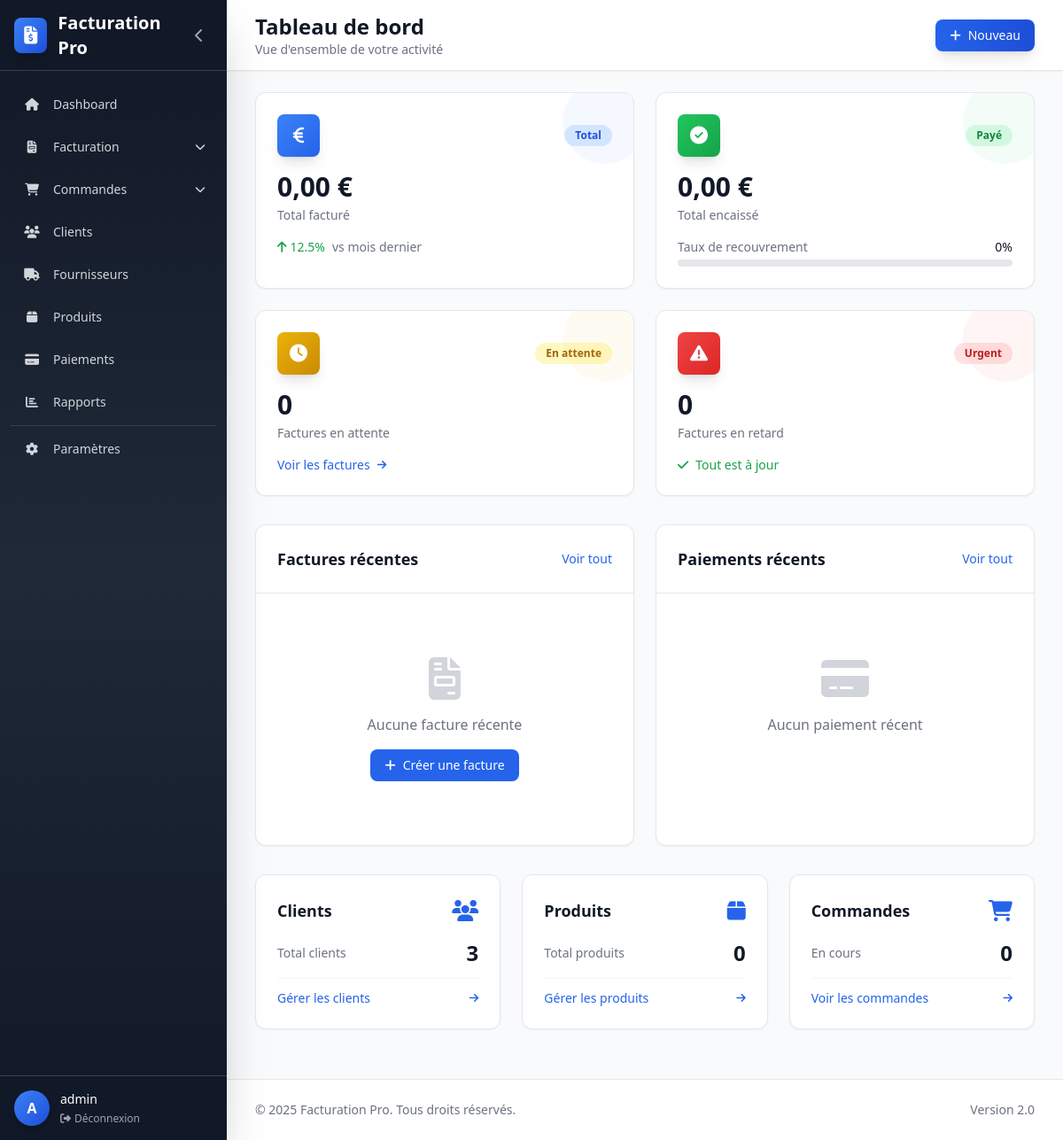
Before: / (signed in) with the older database file.
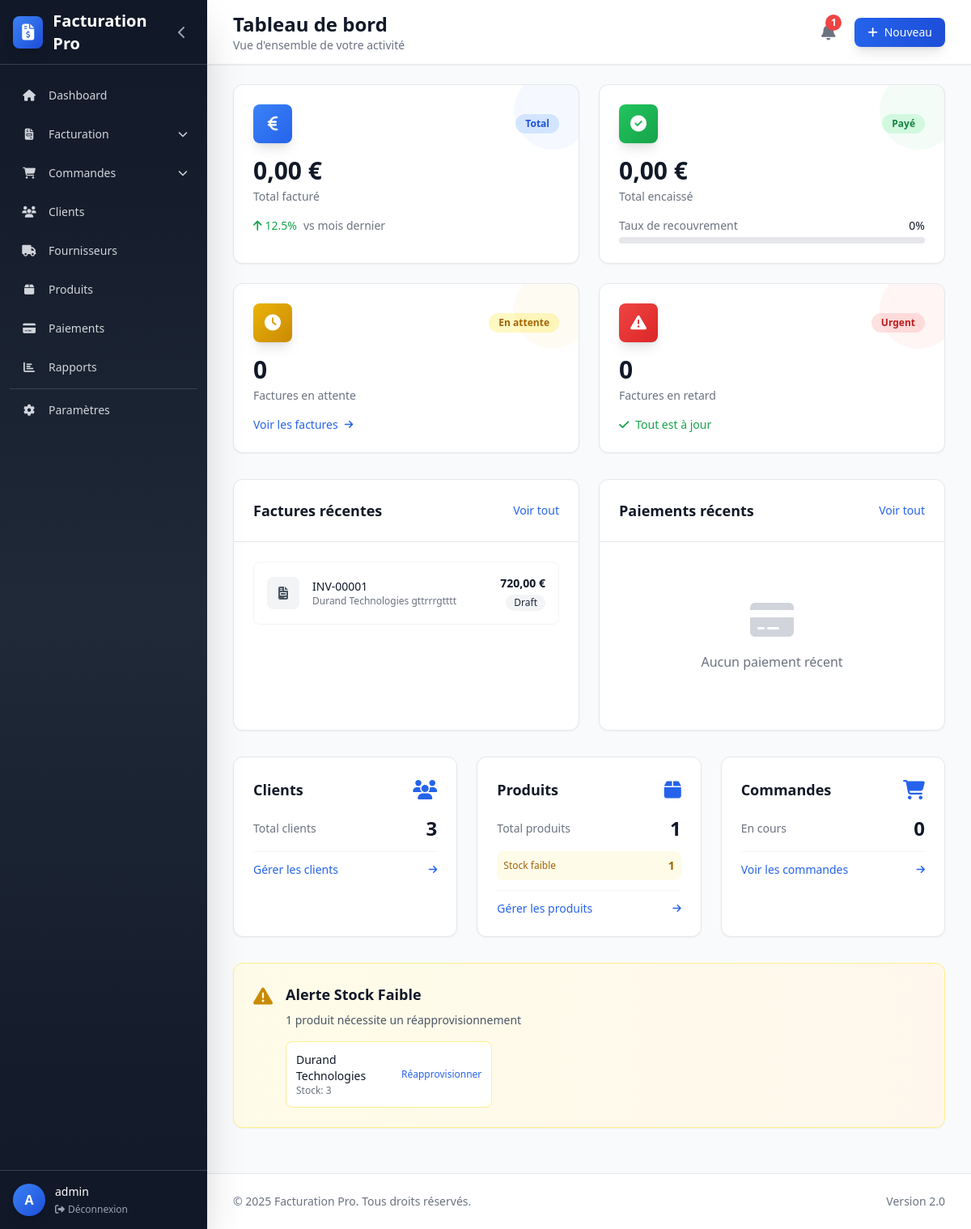
After: the same page with the newer database file.
### invoices/models.py (models this page shows, shortened)
class Invoice(models.Model):
    STATUS_CHOICES = [
        ('draft', _('Draft')),
        ('sent', _('Sent')),
        ('paid', _('Paid')),
        ('partial', _('Partially Paid')),
        ('overdue', _('Overdue')),
        ('cancelled', _('Cancelled')),
    ]
    id = models.UUIDField(primary_key=True, default=uuid.uuid4, editable=False)
    invoice_number = models.CharField(max_length=100, unique=True, db_index=True)
    client = models.ForeignKey('clients.Client', on_delete=models.PROTECT, related_name='invoices')
    invoice_date = models.DateField(db_index=True)
    due_date = models.DateField()
    status = models.CharField(max_length=20, choices=STATUS_CHOICES, default='draft', db_index=True)
    description = models.TextField(blank=True)
    notes = models.TextField(blank=True)
    subtotal = models.DecimalField(max_digits=12, decimal_places=2, default=0,
                                   validators=[MinValueValidator(Decimal('0'))])
    tax_amount = models.DecimalField(max_digits=12, decimal_places=2, default=0,
                                     validators=[MinValueValidator(Decimal('0'))])
    total = models.DecimalField(max_digits=12, decimal_places=2, default=0,
                               validators=[MinValueValidator(Decimal('0'))])
    paid_amount = models.DecimalField(max_digits=12, decimal_places=2, default=0,
                                      validators=[MinValueValidator(Decimal('0'))])
    created_by = models.ForeignKey(User, on_delete=models.SET_NULL, null=True, related_name='invoices_created')
    created_at = models.DateTimeField(auto_now_add=True)
    updated_at = models.DateTimeField(auto_now=True)
    sent_at = models.DateTimeField(null=True, blank=True)
    class Meta:
        ordering = ['-invoice_date']
        verbose_name = _('Invoice')
        verbose_name_plural = _('Invoices')
        indexes = [
            models.Index(fields=['invoice_number']),
            models.Index(fields=['client']),
            models.Index(fields=['status']),
        ]

### clients/models.py (models this page shows, shortened)
class Client(models.Model):
    id = models.UUIDField(primary_key=True, default=uuid.uuid4, editable=False)
    name = models.CharField(max_length=255, db_index=True, verbose_name=_('Client Name'))
    company = models.CharField(max_length=255, blank=True, verbose_name=_('Company'))
    email = models.EmailField(blank=True, db_index=True)
    phone = models.CharField(max_length=20, blank=True)
    fax = models.CharField(max_length=20, blank=True)
    address = models.TextField(verbose_name=_('Address'))
    city = models.CharField(max_length=100)
    postal_code = models.CharField(max_length=20)
    country = models.CharField(max_length=100)
    tax_id = models.CharField(max_length=50, blank=True, verbose_name=_('Tax ID'))
    website = models.URLField(blank=True)
    contact_person = models.CharField(max_length=255, blank=True)
    payment_terms = models.CharField(max_length=100, blank=True, verbose_name=_('Payment Terms'))
    credit_limit = models.DecimalField(
        max_digits=12, decimal_places=2, null=True, blank=True,
        verbose_name=_('Credit Limit'),
        validators=[MinValueValidator(Decimal('0'))]
    )
    is_active = models.BooleanField(default=True, verbose_name=_('Active'))
    notes = models.TextField(blank=True)
    created_by = models.ForeignKey(User, on_delete=models.SET_NULL, null=True, related_name='clients_created')
    created_at = models.DateTimeField(auto_now_add=True)
    updated_at = models.DateTimeField(auto_now=True)
    class Meta:
        ordering = ['name']
        verbose_name = _('Client')
        verbose_name_plural = _('Clients')
        indexes = [
            models.Index(fields=['name']),
            models.Index(fields=['email']),
        ]

### products/models.py (models this page shows, shortened)
class Product(models.Model):
    id = models.UUIDField(primary_key=True, default=uuid.uuid4, editable=False)
    name = models.CharField(max_length=255, db_index=True, verbose_name=_('Product Name'))
    description = models.TextField(blank=True)
    sku = models.CharField(max_length=100, unique=True, db_index=True, verbose_name=_('SKU'))
    reference = models.CharField(max_length=100, blank=True, db_index=True, verbose_name=_('Reference'))
    unit_price = models.DecimalField(
        max_digits=10, decimal_places=2,
        validators=[MinValueValidator(Decimal('0'))],
        verbose_name=_('Unit Price')
    )
    cost_price = models.DecimalField(
        max_digits=10, decimal_places=2, default=0,
        validators=[MinValueValidator(Decimal('0'))],
        verbose_name=_('Cost Price')
    )
    quantity_in_stock = models.IntegerField(default=0, validators=[MinValueValidator(0)])
    reorder_level = models.IntegerField(default=10, validators=[MinValueValidator(0)],
                                        verbose_name=_('Reorder Level'))
    tax_rate = models.DecimalField(
        max_digits=5, decimal_places=2, default=20,
        validators=[MinValueValidator(Decimal('0'))],
        verbose_name=_('Tax Rate (%)')
    )
    category = models.CharField(max_length=100, blank=True, db_index=True)
    unit = models.CharField(max_length=50, default='pcs', verbose_name=_('Unit of Measurement'))
    is_active = models.BooleanField(default=True)
    image = models.ImageField(upload_to='products/', blank=True, null=True)
    created_by = models.ForeignKey(User, on_delete=models.SET_NULL, null=True, related_name='products_created')
    created_at = models.DateTimeField(auto_now_add=True)
    updated_at = models.DateTimeField(auto_now=True)
    class Meta:
        ordering = ['name']
        verbose_name = _('Product')
        verbose_name_plural = _('Products')
        indexes = [
            models.Index(fields=['sku']),
            models.Index(fields=['name']),
            models.Index(fields=['category']),
        ]

### core/views.py (the view)
# urls.py: path('', views.DashboardView.as_view(), name='dashboard'),
class DashboardView(LoginRequiredMixin, TemplateView):
    template_name = 'dashboard.html'
    login_url = 'accounts:login'
    def get_context_data(self, **kwargs):
        context = super().get_context_data(**kwargs)
        today = timezone.now().date()
        from invoices.models import Invoice
        from clients.models import Client
        from suppliers.models import Supplier
        from products.models import Product
        from payments.models import Payment
        from orders.models import CustomerOrder, SupplierOrder
        context['total_invoiced'] = Invoice.objects.filter(
            status__in=['sent', 'paid']
        ).aggregate(total=Sum('total'))['total'] or 0
        context['total_paid'] = Invoice.objects.filter(
            status='paid'
        ).aggregate(total=Sum('total'))['total'] or 0
        context['pending_count'] = Invoice.objects.filter(status='sent').count()
        context['overdue_count'] = Invoice.objects.filter(
            status__in=['sent', 'partial'],
            due_date__lt=today
        ).count()
        context['total_clients'] = Client.objects.filter(is_active=True).count()
        context['total_suppliers'] = Supplier.objects.filter(is_active=True).count()
        context['total_products'] = Product.objects.count()
        context['low_stock_products'] = Product.objects.filter(
            quantity_in_stock__lte=F('reorder_level')
        ).count()
        context['pending_orders'] = CustomerOrder.objects.filter(status='pending').count()
        context['pending_supplier_orders'] = SupplierOrder.objects.filter(status='pending').count()
        context['recent_invoices'] = Invoice.objects.select_related('client').order_by('-created_at')[:5]
        context['recent_payments'] = Payment.objects.select_related('invoice').order_by('-created_at')[:5]
        context['low_stock_items'] = Product.objects.filter(
            quantity_in_stock__lte=F('reorder_level')
        )[:5]
        if hasattr(self.request.user, 'userprofile'):
            context['user_profile'] = self.request.user.userprofile
        return context

### core/context_processors.py (called while the page is built)
def site_info(request):
    return {
        'site_name': 'Facturation Pro',
        'site_version': '2.0',
        'current_year': timezone.now().year,
    }

def user_notifications(request):
    if not request.user.is_authenticated:
        return {}
    from invoices.models import Invoice
    from products.models import Product
    from django.db.models import F
    today = timezone.now().date()
    return {
        'overdue_invoices_count': Invoice.objects.filter(
            due_date__lt=today,
            status__in=['sent', 'partial']
        ).count(),
        'low_stock_count': Product.objects.filter(
            quantity_in_stock__lte=F('reorder_level')
        ).count(),
    }

### templates/dashboard.html (shortened to what the changed rows need)
{% extends 'base.html' %}
{% block page_title %}Tableau de bord{% endblock %}
{% block content %}
<div class="grid grid-cols-1 gap-6 mb-8 lg:grid-cols-2">
    <div class="bg-white rounded-xl shadow-sm border border-gray-200">
        <div class="p-6 border-b border-gray-200">
            <div class="flex items-center justify-between">
                <h2 class="text-lg font-bold text-gray-900">Factures récentes</h2>
            </div>
        </div>
        <div class="p-6">
            {% if recent_invoices %}
            <div class="space-y-4">
                {% for invoice in recent_invoices %}
                <a href="{% url 'invoices:detail' invoice.pk %}"
                   class="flex items-center justify-between p-4 rounded-lg hover:bg-gray-50 border border-gray-100 transition-all hover:shadow-sm group">
                    <div class="flex items-center flex-1">
                        <div class="flex items-center justify-center w-10 h-10 rounded-lg
                                    {% if invoice.status == 'paid' %}bg-green-100 text-green-600
                                    {% elif invoice.status == 'sent' %}bg-blue-100 text-blue-600
                                    {% elif invoice.status == 'overdue' %}bg-red-100 text-red-600
                                    {% else %}bg-gray-100 text-gray-600{% endif %}">
                            <i class="fas fa-file-invoice"></i>
                        </div>
                        <div class="ml-4 flex-1">
                            <p class="text-sm font-medium text-gray-900 group-hover:text-primary-600">
                                {{ invoice.invoice_number }}
                            </p>
                            <p class="text-xs text-gray-500">
                                {{ invoice.client.name }}
                            </p>
                        </div>
                    </div>
                    <div class="text-right">
                        <p class="text-sm font-bold text-gray-900">
                            {{ invoice.total|floatformat:2 }} €
                        </p>
                        <span class="inline-flex items-center px-2.5 py-0.5 rounded-full text-xs font-medium
                                     {% if invoice.status == 'paid' %}bg-green-100 text-green-800
                                     {% elif invoice.status == 'sent' %}bg-blue-100 text-blue-800
                                     {% elif invoice.status == 'overdue' %}bg-red-100 text-red-800
                                     {% else %}bg-gray-100 text-gray-800{% endif %}">
                            {{ invoice.get_status_display }}
                        </span>
                    </div>
                </a>
                {% endfor %}
            </div>
            {% else %}
            <div class="text-center py-12">
                <i class="fas fa-file-invoice text-gray-300 text-5xl mb-4"></i>
                <p class="text-gray-500">Aucune facture récente</p>
                <a href="{% url 'invoices:create' %}"
                   class="mt-4 inline-flex items-center px-4 py-2 text-sm font-medium text-white bg-primary-600 rounded-lg hover:bg-primary-700">
                    <i class="fas fa-plus mr-2"></i>
                    Créer une facture
                </a>
            </div>
            {% endif %}
        </div>
    </div>
    <div class="bg-white rounded-xl shadow-sm border border-gray-200">
        <div class="p-6 border-b border-gray-200">
            <div class="flex items-center justify-between">
                <h2 class="text-lg font-bold text-gray-900">Paiements récents</h2>
            </div>
        </div>
    </div>
</div>
<div class="grid grid-cols-1 gap-6 lg:grid-cols-3">
    <div class="bg-white rounded-xl shadow-sm border border-gray-200 p-6">
        <div class="space-y-3">
            <div class="flex items-center justify-between">
                <span class="text-sm text-gray-500">Total produits</span>
                <span class="text-2xl font-bold text-gray-900">{{ total_products }}</span>
            </div>
            {% if low_stock_products > 0 %}
            <div class="flex items-center justify-between p-2 bg-yellow-50 rounded-lg">
                <span class="text-xs text-yellow-700">Stock faible</span>
                <span class="text-sm font-bold text-yellow-700">{{ low_stock_products }}</span>
            </div>
            {% endif %}
        </div>
    </div>
</div>
{% if low_stock_items %}
<div class="mt-8 bg-gradient-to-r from-yellow-50 to-orange-50 rounded-xl shadow-sm border border-yellow-200 p-6">
    <div class="flex items-start">
        <div class="flex-shrink-0">
            <i class="fas fa-exclamation-triangle text-yellow-600 text-2xl"></i>
        </div>
        <div class="ml-4 flex-1">
            <h3 class="text-lg font-bold text-gray-900 mb-2">
                Alerte Stock Faible
            </h3>
            <p class="text-sm text-gray-600 mb-4">
                {{ low_stock_products }} produit{{ low_stock_products|pluralize }} nécessite{{ low_stock_products|pluralize:"nt" }} un réapprovisionnement
            </p>
            <div class="grid grid-cols-1 md:grid-cols-2 lg:grid-cols-3 gap-3">
                {% for product in low_stock_items %}
                <div class="flex items-center justify-between p-3 bg-white rounded-lg border border-yellow-200">
                    <div>
                        <p class="text-sm font-medium text-gray-900">{{ product.name }}</p>
                        <p class="text-xs text-gray-500">Stock: {{ product.quantity_in_stock }}</p>
                    </div>
                    <a href="{% url 'products:edit' product.pk %}"
                       class="text-xs text-primary-600 hover:text-primary-700 font-medium">
                        Réapprovisionner
                    </a>
                </div>
                {% endfor %}
            </div>
        </div>
    </div>
</div>
{% endif %}
{% endblock %}

### templates/base.html (shortened to what the changed rows need)
<!DOCTYPE html>
<html lang="fr" class="h-full bg-gray-50">
<head>
    <script src="https://cdn.tailwindcss.com"></script>
    <link rel="stylesheet" href="https://cdnjs.cloudflare.com/ajax/libs/font-awesome/6.4.0/css/all.min.css">
</head>
<body class="h-full" x-data="{ sidebarOpen: true, mobileMenuOpen: false }">
    <div :class="sidebarOpen ? 'lg:pl-64' : 'lg:pl-20'"
         class="flex flex-col flex-1 min-h-screen transition-all duration-300">
        <div class="sticky top-0 z-10 flex items-center justify-between h-20 px-4 bg-white border-b border-gray-200 shadow-sm lg:px-8">
            <div class="flex-1">
                <h1 class="text-2xl font-bold text-gray-900">
                    {% block page_title %}Dashboard{% endblock %}
                </h1>
            </div>
            <div class="flex items-center space-x-4">
                {% if user.is_authenticated %}
                    {% if overdue_invoices_count or low_stock_count %}
                    <div x-data="{ open: false }" class="relative">
                        <button @click="open = !open"
                                class="relative p-2 text-gray-500 hover:text-gray-700 hover:bg-gray-100 rounded-lg">
                            <i class="fas fa-bell text-xl"></i>
                            <span class="absolute top-0 right-0 w-5 h-5 text-xs font-bold text-white bg-red-500 rounded-full flex items-center justify-center">
                                {{ overdue_invoices_count|add:low_stock_count }}
                            </span>
                        </button>
                    </div>
                    {% endif %}
                {% endif %}
            </div>
        </div>
        <main class="flex-1 px-4 py-6 lg:px-8">
            {% block content %}{% endblock %}
        </main>
    </div>
</body>
</html>

Changed rows visible on the page:
added Invoice: invoice_number "INV-00001", client.name "Durand Technologies gttrrrgtttt", total "720,00", status "Draft"
added Product: name "Durand Technologies", quantity_in_stock "3"
Other visible differences:
{{ overdue_invoices_count|add:low_stock_count }}: (not shown) → "1"
{{ total_products }}: "0" → "1"
{{ low_stock_products }}: (not shown) → "1"
text no longer shown: "Aucune facture récente Créer une facture"
text now shown: "Stock faible Alerte Stock Faible produit nécessite un réapprovisionnement"
